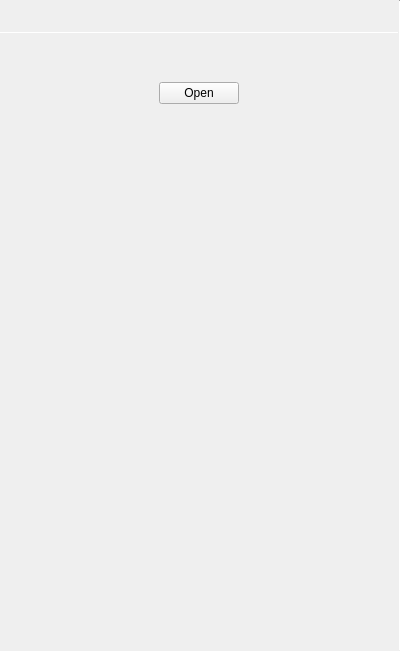
<?xml version="1.0" encoding="UTF-8"?>
<ui version="4.0">
 <class>FileColumn</class>
 <widget class="QWidget" name="FileColumn">
  <property name="geometry">
   <rect>
    <x>0</x>
    <y>0</y>
    <width>400</width>
    <height>651</height>
   </rect>
  </property>
  <property name="windowTitle">
   <string>Form</string>
  </property>
  <layout class="QHBoxLayout" name="horizontalLayout">
   <property name="spacing">
    <number>0</number>
   </property>
   <property name="leftMargin">
    <number>0</number>
   </property>
   <property name="topMargin">
    <number>0</number>
   </property>
   <property name="rightMargin">
    <number>0</number>
   </property>
   <property name="bottomMargin">
    <number>0</number>
   </property>
   <item>
    <layout class="QVBoxLayout" name="verticalLayout_3">
     <property name="spacing">
      <number>0</number>
     </property>
     <item>
      <widget class="QWidget" name="widget_2" native="true">
       <layout class="QVBoxLayout" name="verticalLayout_4">
        <item>
         <widget class="QLabel" name="folderNameLabel">
          <property name="text">
           <string notr="true"/>
          </property>
         </widget>
        </item>
       </layout>
      </widget>
     </item>
     <item>
      <widget class="Line" name="line">
       <property name="maximumSize">
        <size>
         <width>16777215</width>
         <height>1</height>
        </size>
       </property>
       <property name="orientation">
        <enum>Qt::Horizontal</enum>
       </property>
      </widget>
     </item>
     <item>
      <layout class="QVBoxLayout" name="actionsLayout">
       <property name="spacing">
        <number>0</number>
       </property>
      </layout>
     </item>
     <item>
      <widget class="tStackedWidget" name="stackedWidget">
       <property name="currentIndex">
        <number>2</number>
       </property>
       <widget class="QWidget" name="folderPage">
        <layout class="QVBoxLayout" name="verticalLayout_2">
         <property name="spacing">
          <number>0</number>
         </property>
         <property name="leftMargin">
          <number>0</number>
         </property>
         <property name="topMargin">
          <number>0</number>
         </property>
         <property name="rightMargin">
          <number>0</number>
         </property>
         <property name="bottomMargin">
          <number>0</number>
         </property>
         <item>
          <widget class="QListView" name="folderView">
           <property name="contextMenuPolicy">
            <enum>Qt::CustomContextMenu</enum>
           </property>
           <property name="frameShape">
            <enum>QFrame::NoFrame</enum>
           </property>
           <property name="horizontalScrollBarPolicy">
            <enum>Qt::ScrollBarAlwaysOff</enum>
           </property>
           <property name="autoScroll">
            <bool>false</bool>
           </property>
           <property name="selectionMode">
            <enum>QAbstractItemView::ExtendedSelection</enum>
           </property>
           <property name="resizeMode">
            <enum>QListView::Adjust</enum>
           </property>
          </widget>
         </item>
        </layout>
       </widget>
       <widget class="QWidget" name="folderErrorPage">
        <property name="contextMenuPolicy">
         <enum>Qt::CustomContextMenu</enum>
        </property>
        <layout class="QVBoxLayout" name="verticalLayout">
         <item>
          <spacer name="verticalSpacer">
           <property name="orientation">
            <enum>Qt::Vertical</enum>
           </property>
           <property name="sizeHint" stdset="0">
            <size>
             <width>20</width>
             <height>0</height>
            </size>
           </property>
          </spacer>
         </item>
         <item>
          <widget class="QLabel" name="folderErrorTitle">
           <property name="font">
            <font>
             <pointsize>15</pointsize>
            </font>
           </property>
           <property name="text">
            <string notr="true">TextLabel</string>
           </property>
           <property name="alignment">
            <set>Qt::AlignCenter</set>
           </property>
          </widget>
         </item>
         <item>
          <widget class="QLabel" name="folderErrorIcon">
           <property name="text">
            <string notr="true">TextLabel</string>
           </property>
           <property name="alignment">
            <set>Qt::AlignCenter</set>
           </property>
          </widget>
         </item>
         <item>
          <widget class="QLabel" name="folderErrorText">
           <property name="text">
            <string notr="true">TextLabel</string>
           </property>
           <property name="alignment">
            <set>Qt::AlignCenter</set>
           </property>
           <property name="wordWrap">
            <bool>true</bool>
           </property>
          </widget>
         </item>
         <item>
          <spacer name="verticalSpacer_2">
           <property name="orientation">
            <enum>Qt::Vertical</enum>
           </property>
           <property name="sizeHint" stdset="0">
            <size>
             <width>20</width>
             <height>0</height>
            </size>
           </property>
          </spacer>
         </item>
        </layout>
       </widget>
       <widget class="QWidget" name="filePage">
        <layout class="QVBoxLayout" name="verticalLayout_5">
         <property name="spacing">
          <number>0</number>
         </property>
         <property name="leftMargin">
          <number>0</number>
         </property>
         <property name="topMargin">
          <number>0</number>
         </property>
         <property name="rightMargin">
          <number>0</number>
         </property>
         <property name="bottomMargin">
          <number>0</number>
         </property>
         <item>
          <widget class="QScrollArea" name="scrollArea">
           <property name="frameShape">
            <enum>QFrame::NoFrame</enum>
           </property>
           <property name="widgetResizable">
            <bool>true</bool>
           </property>
           <widget class="QWidget" name="scrollAreaWidgetContents">
            <property name="geometry">
             <rect>
              <x>0</x>
              <y>0</y>
              <width>397</width>
              <height>613</height>
             </rect>
            </property>
            <layout class="QVBoxLayout" name="verticalLayout_6">
             <item>
              <widget class="QLabel" name="fileIconLabel">
               <property name="text">
                <string notr="true"/>
               </property>
               <property name="alignment">
                <set>Qt::AlignCenter</set>
               </property>
              </widget>
             </item>
             <item>
              <widget class="QLabel" name="filenameLabel">
               <property name="text">
                <string notr="true"/>
               </property>
               <property name="alignment">
                <set>Qt::AlignCenter</set>
               </property>
              </widget>
             </item>
             <item alignment="Qt::AlignHCenter">
              <widget class="QPushButton" name="openFileButton">
               <property name="text">
                <string>Open</string>
               </property>
               <property name="icon">
                <iconset theme="document-open"/>
               </property>
              </widget>
             </item>
             <item>
              <spacer name="verticalSpacer_3">
               <property name="orientation">
                <enum>Qt::Vertical</enum>
               </property>
               <property name="sizeHint" stdset="0">
                <size>
                 <width>20</width>
                 <height>515</height>
                </size>
               </property>
              </spacer>
             </item>
            </layout>
           </widget>
          </widget>
         </item>
        </layout>
       </widget>
      </widget>
     </item>
    </layout>
   </item>
   <item>
    <widget class="Line" name="line_2">
     <property name="maximumSize">
      <size>
       <width>1</width>
       <height>16777215</height>
      </size>
     </property>
     <property name="orientation">
      <enum>Qt::Vertical</enum>
     </property>
    </widget>
   </item>
  </layout>
 </widget>
 <customwidgets>
  <customwidget>
   <class>tStackedWidget</class>
   <extends>QStackedWidget</extends>
   <header location="global">tstackedwidget.h</header>
   <container>1</container>
   <slots>
    <signal>switchingFrame(int)</signal>
   </slots>
  </customwidget>
 </customwidgets>
 <resources/>
 <connections/>
</ui>
